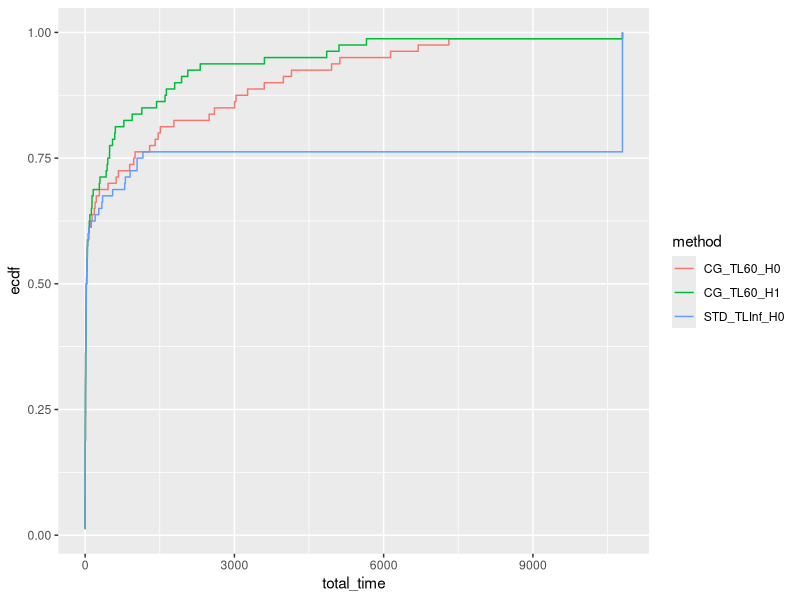

Write the R code that produced this figure.
## ---- chunk 1
library(rmarkdown)
library(kableExtra)
library(tidyr)
library(ggplot2)
suppressPackageStartupMessages(library(dplyr))
## ---- chunk 2
data = read.csv("results.flp.csv", header = FALSE)
colnames(data) = c("tag", "instance", "standard_phase_time_limit", "master_solver", "status", "reason", "has_large_scaled", "n_iterations", "total_time", "master_time", "adversarial_time", "best_bound", "best_obj", "relative_gap", "absolute_gap", "adversarial_unexpected_status",  "with_heuristic", "n_facilities", "n_customers", "Gamma", "blank")
## ---- chunk 3
data = data[, !(names(data) %in% c("tag", "blank"))]
## ---- chunk 4
data = data[data$n_customers != 40,]
data = data[data$n_facilities == 10,]
## ---- chunk 5
data[data$total_time > 10800,]$total_time = 10800
## ---- chunk 6
data$method = paste0(data$master_solver, "_TL", data$standard_phase_time_limit, "_H", data$with_heuristic)
unique(data$method)
data = data[data$method != "STD_TLInf_H1" & data$method != "CG_TL120_H0" & data$method != "CG_TL120_H1",]
## ---- chunk 7
paged_table(data)
## ---- chunk 8
ggplot(data, aes(x = total_time, col = method)) + stat_ecdf(pad = FALSE) + coord_cartesian(xlim = c(0,10800))
## ---- chunk 9
data_with_ecdf = data %>%
  group_by(method) %>%
  arrange(total_time) %>%
  mutate(ecdf_value = ecdf(total_time)(total_time)) %>%
  ungroup()

for (method in unique(data_with_ecdf$method)) {
  output = data_with_ecdf[data_with_ecdf$method == method,]
  output = output[,c("total_time", "ecdf_value")]
  output$log_total_time = log10(output$total_time)
  output = output[output$total_time < 10800,]
  write.csv(output, file = paste0(method, ".csv"), row.names = FALSE)
}
## ---- chunk 10
summary_data_lt_10800 <- data %>%
  filter(total_time < 10800) %>%
  group_by(n_facilities, n_customers, Gamma, method) %>%
  summarize(
    avg_total_time = mean(total_time, na.rm = TRUE),
    avg_master_time = mean(master_time, na.rm = TRUE),
    avg_adversarial_time = mean(adversarial_time, na.rm = TRUE),
    avg_n_iterations = mean(n_iterations, na.rm = TRUE),
    sum_has_large_scaled = sum(has_large_scaled),
    num_lines = n(),
    .groups = "drop"
  ) %>%
  ungroup() %>%
  arrange(n_facilities, n_customers, Gamma, method)
## ---- chunk 11
summary_data_ge_10800 <- data %>%
  filter(total_time >= 10800) %>%
  group_by(n_facilities, n_customers, Gamma, method) %>%
  summarize(
    avg_n_iterations_unsolved = mean(n_iterations, na.rm = TRUE),
    num_lines_unsolved = n(),
    .groups = "drop"
  ) %>%
  ungroup() %>%
  arrange(n_facilities, n_customers, Gamma, method)
## ---- chunk 12
transposed_data_lt_10800 <- summary_data_lt_10800 %>%
  pivot_wider(names_from = method, values_from = avg_total_time:num_lines)

transposed_data_ge_10800 <- summary_data_ge_10800 %>%
  pivot_wider(names_from = method, values_from = avg_n_iterations_unsolved:num_lines_unsolved) %>%
  select(-n_facilities, -n_customers, -Gamma)

cbind(
  transposed_data_lt_10800,
  transposed_data_ge_10800
) %>%
  kable() %>%
  kable_styling(full_width = FALSE, position = "center")
